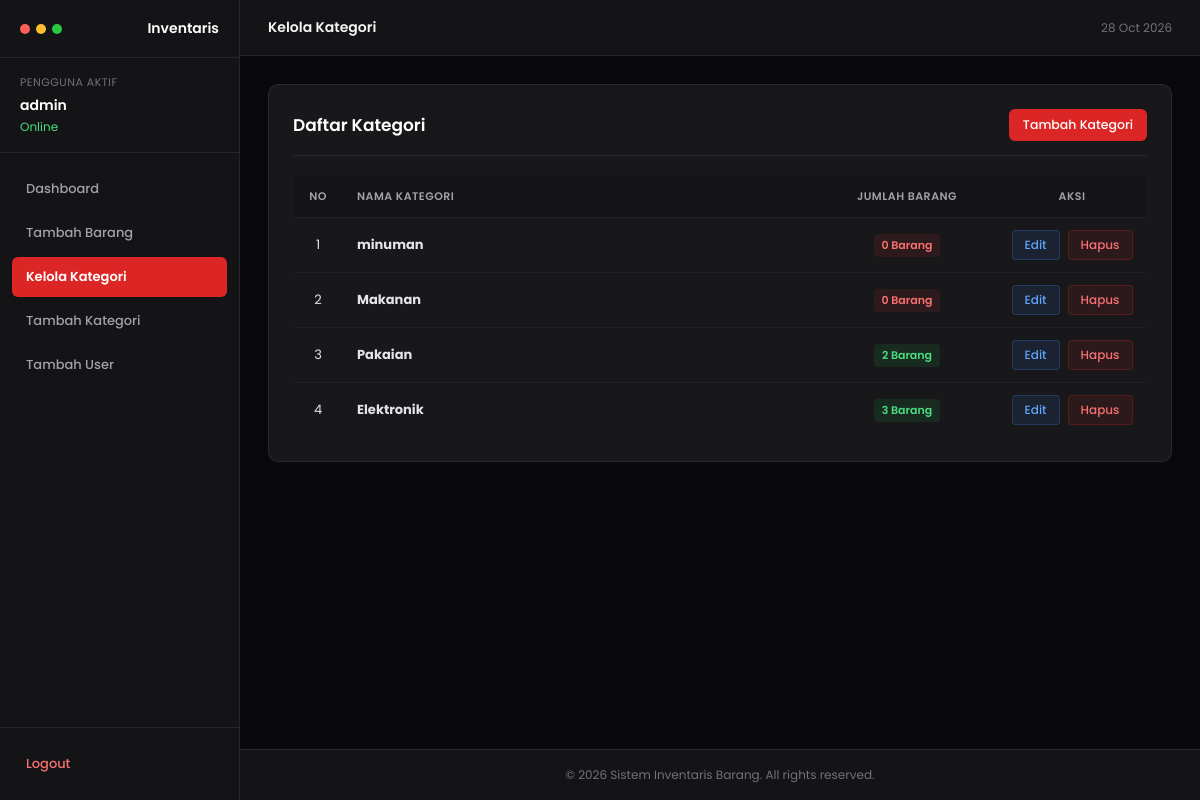
/kategori/index.php (signed in), run on the app's committed database.
### tables this page shows
CREATE TABLE `kategori` (
  `id_kategori` int(11) NOT NULL,
  `nama_kategori` varchar(100) NOT NULL
);

### kategori/index.php (the view, shortened to what this page needs)
<?php
include '../config/koneksi.php';
$query_kategori = mysqli_query($koneksi, "SELECT kategori.*, COUNT(barang.id_barang) AS jumlah_barang
                                          FROM kategori
                                          LEFT JOIN barang ON kategori.id_kategori = barang.id_kategori
                                          GROUP BY kategori.id_kategori
                                          ORDER BY kategori.id_kategori DESC");
include '../layouts/header.php';
?>
<div class="container-box">
    <div class="box-header">
        <h2 class="box-title">Daftar Kategori</h2>
        <a href="tambah.php" class="btn-primary-sm">Tambah Kategori</a>
    </div>
    <div class="table-responsive">
        <table>
            <thead>
                <tr>
                    <th style="width: 50px;" class="text-center">No</th>
                    <th>Nama Kategori</th>
                    <th class="text-center" style="width: 180px;">Jumlah Barang</th>
                    <th class="text-center" style="width: 150px;">Aksi</th>
                </tr>
            </thead>
            <tbody>
                <?php
                $no = 1;
                if ($query_kategori && mysqli_num_rows($query_kategori) > 0) {
                    while ($k = mysqli_fetch_assoc($query_kategori)) {
                ?>
                <tr>
                    <td class="text-center"><?php echo $no++; ?></td>
                    <td><strong><?php echo htmlspecialchars($k['nama_kategori']); ?></strong></td>
                    <td class="text-center">
                        <span class="badge-stock <?php echo ($k['jumlah_barang'] <= 0) ? 'badge-stock-empty' : ''; ?>">
                            <?php echo (int)$k['jumlah_barang']; ?> Barang
                        </span>
                    </td>
                    <td class="text-center">
                        <div class="action-group">
                            <a href="edit.php?id=<?php echo $k['id_kategori']; ?>" class="btn-edit">Edit</a>
                            <a href="hapus.php?id=<?php echo $k['id_kategori']; ?>" class="btn-hapus" onclick="return confirm('Yakin ingin menghapus kategori ini? Data barang yang terikat akan diset tanpa kategori.')">Hapus</a>
                        </div>
                    </td>
                </tr>
                <?php
                    }
                } ?>
            </tbody>
        </table>
    </div>
</div>
<?php include '../layouts/footer.php'; ?>

### layouts/header.php (style rules this page uses)
:root { --bg-body: #09090b; --bg-card: #18181b; --bg-sidebar: #141417; --bg-input: #121215; --border-color: rgba(255, 255, 255, 0.08); --primary-red: #dc2626; --primary-red-hover: #b91c1c; --text-main: #f4f4f5; --text-muted: #a1a1aa; --text-dim: #71717a; --sidebar-width: 240px; }
* { box-sizing: border-box; font-family: 'Poppins', sans-serif; margin: 0; padding: 0; }
body { background-color: var(--bg-body); color: var(--text-main); min-height: 100vh; }
.container-box { background: var(--bg-card); border: 1px solid var(--border-color); border-radius: 10px; padding: 24px; margin-bottom: 24px; }
.box-header { display: flex; justify-content: space-between; align-items: center; margin-bottom: 20px; padding-bottom: 14px; border-bottom: 1px solid var(--border-color); }
.box-title { font-size: 17px; font-weight: 600; color: #ffffff; }
.table-responsive { overflow-x: auto; width: 100%; }
table { width: 100%; border-collapse: collapse; text-align: left; }
table th { background: #141417; color: var(--text-muted); font-size: 11px; text-transform: uppercase; letter-spacing: 0.5px; font-weight: 600; padding: 12px 14px; border-bottom: 1px solid var(--border-color); }
table td { padding: 12px 14px; border-bottom: 1px solid rgba(255, 255, 255, 0.04); font-size: 13px; color: #e4e4e7; vertical-align: middle; }
table tr:last-child td { border-bottom: none; }
.text-center { text-align: center !important; }
.badge-stock { display: inline-block; padding: 3px 8px; background: rgba(34, 197, 94, 0.1); color: #4ade80; border-radius: 4px; font-size: 11px; font-weight: 600; }
.badge-stock-empty { background: rgba(220, 38, 38, 0.1); color: #f87171; }
.action-group { display: flex; align-items: center; justify-content: center; gap: 8px; }
.btn-edit { padding: 5px 12px; background: rgba(59, 130, 246, 0.1); color: #60a5fa; border: 1px solid rgba(59, 130, 246, 0.25); text-decoration: none; border-radius: 4px; font-size: 12px; font-weight: 500; transition: all 0.2s; }
.btn-hapus { padding: 5px 12px; background: rgba(220, 38, 38, 0.1); color: #f87171; border: 1px solid rgba(220, 38, 38, 0.25); text-decoration: none; border-radius: 4px; font-size: 12px; font-weight: 500; transition: all 0.2s; }
.btn-primary-sm { padding: 7px 14px; background: var(--primary-red); color: #ffffff; text-decoration: none; border-radius: 6px; font-size: 12.5px; font-weight: 500; transition: background-color 0.2s; }

### data on the page
kategori: nama_kategori "minuman", jumlah_barang "0"
kategori: nama_kategori "Makanan", jumlah_barang "0"
kategori: nama_kategori "Pakaian", jumlah_barang "2"
kategori: nama_kategori "Elektronik", jumlah_barang "3"

### other printed values
$_SESSION['nama_user'] "admin"
